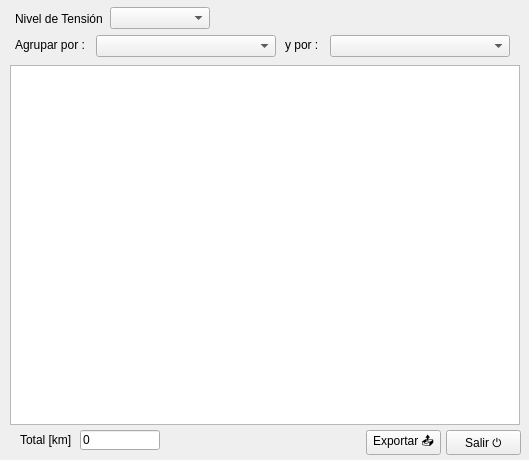
<?xml version="1.0" encoding="UTF-8"?>
<ui version="4.0">
 <class>Form</class>
 <widget class="QWidget" name="Form">
  <property name="windowModality">
   <enum>Qt::WindowModal</enum>
  </property>
  <property name="geometry">
   <rect>
    <x>0</x>
    <y>0</y>
    <width>529</width>
    <height>460</height>
   </rect>
  </property>
  <property name="windowTitle">
   <string>Listados de Líneas</string>
  </property>
  <widget class="QTableWidget" name="tblListado">
   <property name="geometry">
    <rect>
     <x>10</x>
     <y>65</y>
     <width>510</width>
     <height>360</height>
    </rect>
   </property>
   <property name="alternatingRowColors">
    <bool>true</bool>
   </property>
   <property name="selectionMode">
    <enum>QAbstractItemView::SingleSelection</enum>
   </property>
   <property name="selectionBehavior">
    <enum>QAbstractItemView::SelectRows</enum>
   </property>
   <property name="sortingEnabled">
    <bool>true</bool>
   </property>
  </widget>
  <widget class="QComboBox" name="cmbTension">
   <property name="geometry">
    <rect>
     <x>110</x>
     <y>7</y>
     <width>100</width>
     <height>22</height>
    </rect>
   </property>
  </widget>
  <widget class="QLabel" name="label">
   <property name="geometry">
    <rect>
     <x>15</x>
     <y>9</y>
     <width>90</width>
     <height>20</height>
    </rect>
   </property>
   <property name="text">
    <string>Nivel de Tensión</string>
   </property>
  </widget>
  <widget class="QComboBox" name="cmbAgrupar1">
   <property name="geometry">
    <rect>
     <x>96</x>
     <y>35</y>
     <width>180</width>
     <height>22</height>
    </rect>
   </property>
  </widget>
  <widget class="QLabel" name="label_2">
   <property name="geometry">
    <rect>
     <x>15</x>
     <y>35</y>
     <width>80</width>
     <height>20</height>
    </rect>
   </property>
   <property name="text">
    <string>Agrupar por :</string>
   </property>
  </widget>
  <widget class="QLabel" name="label_3">
   <property name="geometry">
    <rect>
     <x>285</x>
     <y>35</y>
     <width>40</width>
     <height>20</height>
    </rect>
   </property>
   <property name="text">
    <string>y por :</string>
   </property>
  </widget>
  <widget class="QComboBox" name="cmbAgrupar2">
   <property name="geometry">
    <rect>
     <x>330</x>
     <y>35</y>
     <width>180</width>
     <height>22</height>
    </rect>
   </property>
  </widget>
  <widget class="QLabel" name="label_4">
   <property name="geometry">
    <rect>
     <x>20</x>
     <y>430</y>
     <width>60</width>
     <height>20</height>
    </rect>
   </property>
   <property name="text">
    <string>Total [km]</string>
   </property>
  </widget>
  <widget class="QPushButton" name="cmdSalir">
   <property name="geometry">
    <rect>
     <x>446</x>
     <y>430</y>
     <width>75</width>
     <height>25</height>
    </rect>
   </property>
   <property name="text">
    <string>Salir ⏻</string>
   </property>
   <property name="shortcut">
    <string>Esc</string>
   </property>
  </widget>
  <widget class="QPushButton" name="cmdExportar">
   <property name="geometry">
    <rect>
     <x>366</x>
     <y>430</y>
     <width>75</width>
     <height>25</height>
    </rect>
   </property>
   <property name="text">
    <string>Exportar 📤</string>
   </property>
  </widget>
  <widget class="QLineEdit" name="txtLongitud">
   <property name="geometry">
    <rect>
     <x>80</x>
     <y>430</y>
     <width>80</width>
     <height>20</height>
    </rect>
   </property>
   <property name="inputMethodHints">
    <set>Qt::ImhFormattedNumbersOnly</set>
   </property>
   <property name="text">
    <string>0</string>
   </property>
  </widget>
 </widget>
 <resources/>
 <connections/>
</ui>
